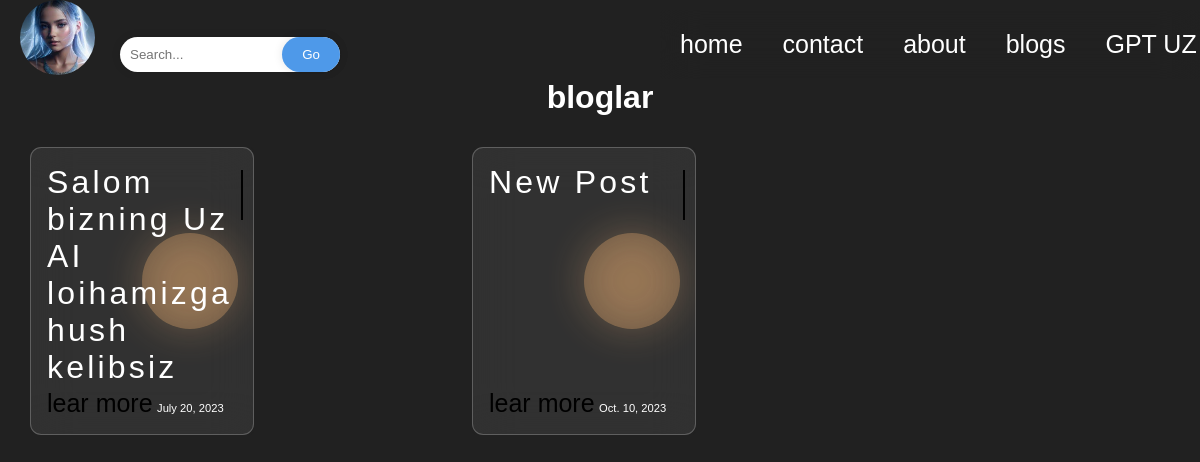
The app's page /blogs/ with its own data.
### app/models.py (models this page shows, shortened)
class Cinema(models.Model):
    title = models.CharField(max_length=200)
    text = models.TextField()
    img = models.ImageField()
    narx = models.CharField(max_length=150)
    date = models.DateField(auto_now_add=True)
    likes = models.ManyToManyField(User, related_name='postlikes')
    slug = models.SlugField()
    author = models.ForeignKey(User, on_delete=models.CASCADE ,related_name='author')

### app/views.py (the view)
# urls.py: path("blogs/",Mydef,name="blogs")
def Mydef(request):
    if 'q' in request.GET:
        q=request.GET['q']
        cinema = Cinema.objects.filter(title__icontains=q) or Cinema.objects.filter(text__icontains=q) or Cinema.objects.filter(date__icontains=q)
    else:
        q=None
        cinema = Cinema.objects.all()
    return render(request, './news/news.html',{"cinema":cinema})

### templates/news/news.html
{% extends 'base.html'%}
{%block content%}
<center>
    <h1>bloglar</h1>
</center>
{% if q %}
<h1>{{q}}</h1>
{%else%}
<div class="all-cards " style="display: grid; grid-template-columns: auto auto auto auto;">
  {% for cinema in cinema %}
  <div class="container" style="width: fit-content; backdrop-filter: blur(22px); margin: 30px; margin-top: 7%;">
    <div class="box">
      <span class="title">{{cinema.title}}</span>
      <div>
        <span><a href="{%url 'detail' cinema.pk %}" class="card-link">lear more</a></span> <span>{{cinema.date}}</span>
      </div>
    </div>
  </div>
  {%endfor%}
  {%endif%}
{%endblock content%}

### app/static/css/base.css (style rules this page uses)
* { padding: 0; margin: 0; font-family: sans-serif; }
a { position: relative; text-decoration: none; font-size: 25px; color: black; }
body { background-color: #212121; }
body { height: 100vh; backdrop-filter: blur(33px); }
.container { position: relative; font-family: sans-serif; }
.container::before, .container::after { content: ""; background-color: #fab5704c; position: absolute; }
.container::before { border-radius: 50%; width: 6rem; height: 6rem; top: 30%; right: 7%; }
.container::after { content: ""; position: absolute; height: 3rem; top: 8%; right: 5%; border: 1px solid; }
.container .box { width: 11.875em; height: 15.875em; padding: 1rem; background-color: rgba(255, 255, 255, 0.074); border: 1px solid rgba(255, 255, 255, 0.222); -webkit-backdrop-filter: blur(20px); backdrop-filter: blur(20px); border-radius: .7rem; transition: all ease .3s; }
.container .box { display: flex; flex-direction: column; justify-content: space-between; }
.container .box .title { font-size: 2rem; font-weight: 500; letter-spacing: .1em }
.container .box div span { font-size: .7rem; font-weight: 300; }
h1,h2,h3,h4,h5,h6,span,small,p,a { color: white; }
html,body { width: 100%; height: 100%; margin: 0px; padding: 0px; overflow-x: hidden; }
body, html { background-color: #212121; }

### records on screen
Cinema: title "Salom bizning Uz AI loihamizga hush kelibsiz", date "July 20, 2023"
Cinema: title "New Post", date "Oct. 10, 2023"
